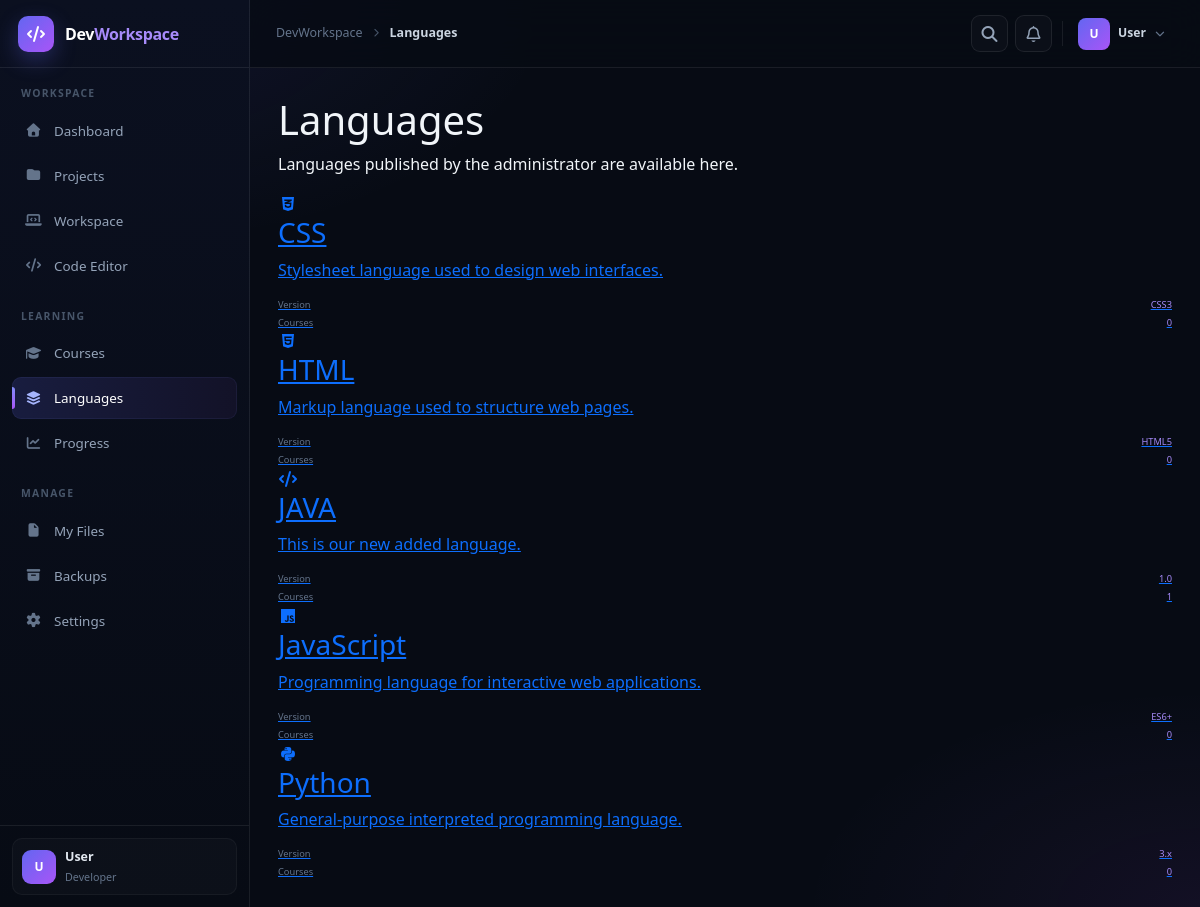
The page /dashboard/languages (signed in) on the database its author committed.
### models/admin_content.py (models this page shows)
class Language(db.Model):
    __tablename__ = "languages"
    id = db.Column(db.Integer, primary_key=True)
    name = db.Column(db.String(100), unique=True, nullable=False)
    slug = db.Column(db.String(120), unique=True, nullable=False)
    version = db.Column(db.String(50), default="1.0", nullable=False)
    description = db.Column(db.Text, default="", nullable=False)
    category = db.Column(db.String(50), default="programming", nullable=False)
    icon = db.Column(db.String(120), default="fa-solid fa-code", nullable=False)
    status = db.Column(db.String(20), default="published", nullable=False)
    created_at = db.Column(db.DateTime, default=datetime.utcnow, nullable=False)
    updated_at = db.Column(
        db.DateTime,
        default=datetime.utcnow,
        onupdate=datetime.utcnow,
        nullable=False,
    )
    courses = db.relationship(
        "Course",
        back_populates="language",
        cascade="all, delete-orphan",
        order_by="Course.title",
    )

### routes/dashboard.py (the view)
@dashboard_bp.route('/languages')
@login_required
def languages():
    return render_template('dashboard/languages.html')

### routes/learning.py (called while the page is built)
@learning_bp.app_context_processor
def inject_published_learning_content():
    try:
        languages = Language.query.filter_by(status="published").order_by(Language.name.asc()).all()
        courses = Course.query.filter_by(status="published").order_by(Course.title.asc()).all()
    except Exception:
        languages, courses = [], []
    return {
        "published_languages": languages,
        "published_courses": courses,
    }

### templates/dashboard/languages.html
{% extends "base_auth.html" %}
{% set active_page='languages' %}
{% block content %}
{% include "partials/user_shell.html" %}
{% block desktop_content %}
<div class="dw-page-head"><div><h1>Languages</h1><p>Languages published by the administrator are available here.</p></div></div>
<div class="dw-grid-4">
{% for language in published_languages %}
<a class="dw-card" href="{{ url_for('learning.language_detail', slug=language.slug) }}">
  <div class="dw-card-icon"><i class="{{ language.icon }}"></i></div>
  <h3>{{ language.name }}</h3>
  <p>{{ language.description or 'Start learning this language in DevWorkspace.' }}</p>
  <div class="d-flex justify-content-between mt-3"><span style="font-size:.58rem;color:#64748b">Version</span><span style="font-size:.58rem;color:#a78bfa">{{ language.version }}</span></div>
  <div class="d-flex justify-content-between mt-1"><span style="font-size:.58rem;color:#64748b">Courses</span><span style="font-size:.58rem;color:#a78bfa">{{ language.courses|selectattr('status','equalto','published')|list|length }}</span></div>
</a>
{% else %}
<div class="dw-panel" style="grid-column:1/-1"><div class="dw-empty"><i class="fa-solid fa-laptop-code"></i><h3>No published languages yet</h3><p>When an administrator publishes a language, it will appear here automatically.</p></div></div>
{% endfor %}
</div>
{% endblock %}
{% endblock %}

### templates/base_auth.html (shortened to what this page needs)
<!DOCTYPE html>
<html lang="en">
<head>
    <link href="https://cdn.jsdelivr.net/npm/bootstrap@5.3.0/dist/css/bootstrap.min.css" rel="stylesheet">
    <link rel="stylesheet" href="https://cdnjs.cloudflare.com/ajax/libs/font-awesome/7.3.1/css/all.min.css">
</head>
<body>
        {% block content %}{% endblock %}
</body>
</html>

### templates/partials/user_shell.html (shortened to what this page needs)
<div class="dw-app">
    <aside
        class="dw-sidebar"
        id="dwSidebar"
    >
        <a
            href="{{ url_for('dashboard.index') }}"
            class="dw-brand"
        >
            <div class="dw-brand-icon">
                <i class="fa-solid fa-code"></i>
            </div>
            <div class="dw-brand-name">
                Dev<span>Workspace</span>
            </div>
        </a>
        <div class="dw-sidebar-content">
            <div class="dw-sidebar-section">
                <div class="dw-sidebar-label">
                    Workspace
                </div>
                <nav class="dw-nav">
                    <a
                        href="{{ url_for('dashboard.index') }}"
                        class="dw-nav-link {% if active_page == 'dashboard' %}active{% endif %}"
                    >
                        <i class="fa-solid fa-house"></i>
                        Dashboard
                    </a>
                    <a
                        href="{{ url_for('dashboard.projects') }}"
                        class="dw-nav-link {% if active_page == 'projects' %}active{% endif %}"
                    >
                        <i class="fa-solid fa-folder"></i>
                        Projects
                    </a>
                    <a
                        href="{{ url_for('dashboard.workspace') }}"
                        class="dw-nav-link {% if active_page == 'workspace' %}active{% endif %}"
                    >
                        <i class="fa-solid fa-laptop-code"></i>
                        Workspace
                    </a>
                    <a
                        href="/editor"
                        class="dw-nav-link {% if active_page == 'editor' %}active{% endif %}"
                    >
                        <i class="fa-solid fa-code"></i>
                        Code Editor
                    </a>
                </nav>
            </div>
            <div class="dw-sidebar-section">
                <div class="dw-sidebar-label">
                    Learning
                </div>
                <nav class="dw-nav">
                    <a
                        href="/courses"
                        class="dw-nav-link {% if active_page == 'courses' %}active{% endif %}"
                    >
                        <i class="fa-solid fa-graduation-cap"></i>
                        Courses
                    </a>
                    <a
                        href="/languages"
                        class="dw-nav-link {% if active_page == 'languages' %}active{% endif %}"
                    >
                        <i class="fa-solid fa-layer-group"></i>
                        Languages
                    </a>
                    <a
                        href="/progress"
                        class="dw-nav-link {% if active_page == 'progress' %}active{% endif %}"
                    >
                        <i class="fa-solid fa-chart-line"></i>
                        Progress
                    </a>
                </nav>
            </div>
            <div class="dw-sidebar-section">
                <div class="dw-sidebar-label">
                    Manage
                </div>
                <nav class="dw-nav">
                    <a
                        href="/files"
                        class="dw-nav-link {% if active_page == 'files' %}active{% endif %}"
                    >
                        <i class="fa-solid fa-file"></i>
                        My Files
                    </a>
                    <a
                        href="/backups"
                        class="dw-nav-link {% if active_page == 'backups' %}active{% endif %}"
                    >
                        <i class="fa-solid fa-box-archive"></i>
                        Backups
                    </a>
                    <a
                        href="/settings"
                        class="dw-nav-link {% if active_page == 'settings' %}active{% endif %}"
                    >
                        <i class="fa-solid fa-gear"></i>
                        Settings
                    </a>
                </nav>
            </div>
        </div>
        <div class="dw-sidebar-bottom">
            <div class="dw-sidebar-user">
                <div
                    class="dw-user-avatar"
                    id="dwSidebarAvatar"
                >
                    U
                </div>
                <div class="dw-user-info">
                    <div
                        class="dw-user-name"
                        id="dwSidebarUserName"
                    >
                        User
                    </div>
                    <div class="dw-user-role">
                        Developer
                    </div>
                </div>
            </div>
        </div>
    </aside>
    <main class="dw-main">
        <header class="dw-topbar">
            <div class="dw-topbar-left">
                <div class="dw-breadcrumb">
                    <span>
                        DevWorkspace
                    </span>
                    <i class="fa-solid fa-chevron-right"></i>
                    <span class="dw-breadcrumb-current">
                        {% if active_page == 'dashboard' %}
                            Dashboard
                        {% elif active_page == 'projects' %}
                            Projects
                        {% elif active_page == 'workspace' %}
                            Workspace
                        {% elif active_page == 'editor' %}
                            Code Editor
                        {% elif active_page == 'courses' %}
                            Courses
                        {% elif active_page == 'languages' %}
                            Languages
                        {% elif active_page == 'progress' %}
                            Progress
                        {% elif active_page == 'files' %}
                            My Files
                        {% elif active_page == 'backups' %}
                            Backups
                        {% elif active_page == 'settings' %}
                            Settings
                        {% else %}
                            Dashboard
                        {% endif %}
                    </span>
                </div>
            </div>
            <div class="dw-topbar-right">
                <a
                    href="/search"
                    class="dw-top-action"
                    title="Search"
                >
                    <i class="fa-solid fa-magnifying-glass"></i>
                </a>
                <a
                    href="/notifications"
                    class="dw-top-action"
                    title="Notifications"
                >
                    <i class="fa-regular fa-bell"></i>
                </a>
                <div
                    class="dw-profile"
                    id="dwProfile"
                >
                    <button
                        type="button"
                        class="dw-profile-button"
                        onclick="toggleDevWorkspaceProfile()"
                    >
                        <div
                            class="dw-profile-avatar"
                            id="dwProfileAvatar"
                        >
                            U
                        </div>
                        <span
                            class="dw-profile-name"
                            id="dwProfileName"
                        >
                            User
                        </span>
                        <i class="fa-solid fa-chevron-down dw-profile-chevron"></i>
                    </button>
                </div>
            </div>
        </header>
        <div class="dw-page-content">

### rows shown on the page
Language: name "CSS", description "Stylesheet language used to design web interfaces.", version "CSS3", courses|selectattr "0"
Language: name "HTML", description "Markup language used to structure web pages.", version "HTML5", courses|selectattr "0"
Language: name "JAVA", description "This is our new added language.", version "1.0", courses|selectattr "1"
Language: name "JavaScript", description "Programming language for interactive web applications.", version "ES6+", courses|selectattr "0"
Language: name "Python", description "General-purpose interpreted programming language.", version "3.x", courses|selectattr "0"
